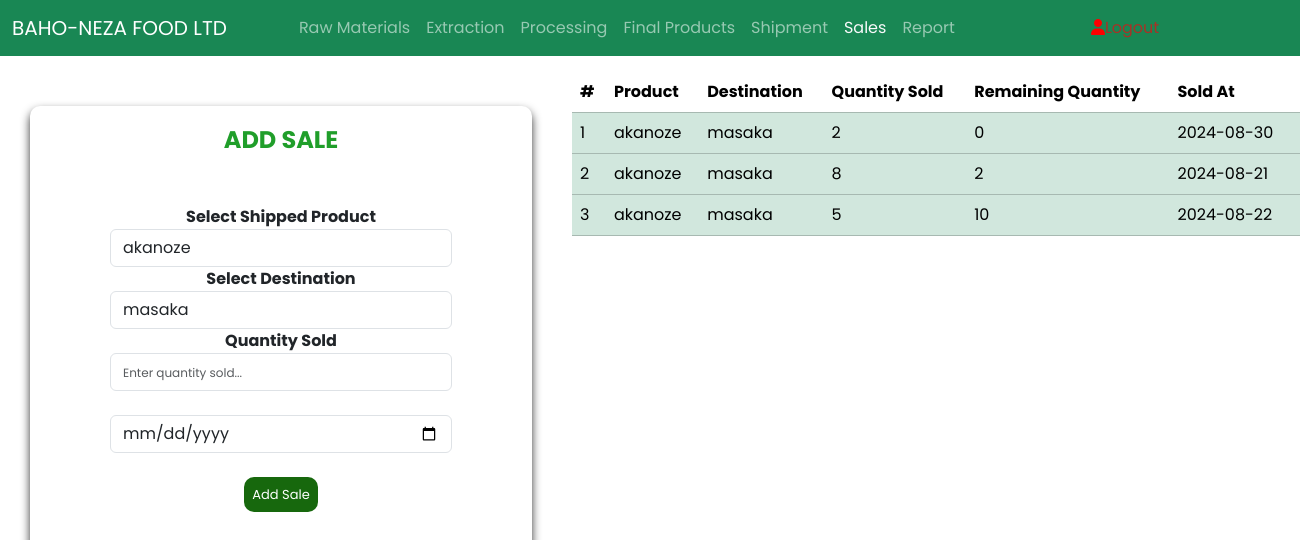
Page /sales.php (signed in) on the committed database.
### tables this page shows
CREATE TABLE `sales` (
  `sale_id` int(11) NOT NULL,
  `ship_id` int(11) NOT NULL,
  `quantity_sold` int(11) NOT NULL,
  `remaining_quantity` int(11) NOT NULL,
  `sale_date` date NOT NULL
);

CREATE TABLE `final_product` (
  `final_pro_id` int(11) NOT NULL,
  `mill_id` int(11) NOT NULL,
  `product_type` varchar(100) NOT NULL,
  `quantity` int(11) NOT NULL,
  `unit_price` double NOT NULL,
  `total_price` double NOT NULL,
  `date` date NOT NULL
);

CREATE TABLE `shipment` (
  `ship_id` int(11) NOT NULL,
  `final_pro_id` int(11) NOT NULL,
  `destination` varchar(100) NOT NULL,
  `quantity` int(11) NOT NULL,
  `total_price` double NOT NULL,
  `ship_date` date NOT NULL
);

### sales.php (the view, shortened to what this page needs)
<?php
include 'config.php';
$mssg = "";
$update_data = null;
$products = $db->query("
    SELECT final_product.product_type
    FROM shipment
    JOIN final_product ON shipment.final_pro_id = final_product.final_pro_id
    GROUP BY final_product.product_type
");
$destinations = $db->query("SELECT DISTINCT destination FROM shipment");
?>
<!DOCTYPE html>
<html lang="en">
<head>
    <link rel="stylesheet" href="bootstrap.min.css">
    <link rel="stylesheet" href="style.css">
    <link rel="stylesheet" href="Font-Awesome-6.x/css/all.min.css">
</head>
<body>
    <nav class="navbar navbar-expand-sm navbar-dark bg-success">
        <div class="container-fluid">
            <a class="navbar-brand" href="dashboard.php">BAHO-NEZA FOOD LTD</a>
            <div class="collapse navbar-collapse mx-5" id="mynavbar">
                <ul class="navbar-nav me-auto">
                    <li class="nav-item"><a class="nav-link" href="raw_material.php">Raw Materials</a></li>
                    <li class="nav-item"><a class="nav-link" href="extraction.php">Extraction</a></li>
                    <li class="nav-item"><a class="nav-link" href="milled.php">Processing</a></li>
                    <li class="nav-item"><a class="nav-link" href="final_product.php">Final Products</a></li>
                    <li class="nav-item"><a class="nav-link" href="shipment.php">Shipment</a></li>
                    <li class="nav-item"><a class="nav-link text-light" href="sales.php">Sales</a></li>
                    <li class="nav-item"><a class="nav-link" href="report.php">Report</a></li>
                    <li class="nav-item"><a class="nav-link" href="logout.php" style="color:rgba(211, 25, 25, 0.765);"><i class="fas fa-user" style="margin-left:120px;color:red;"></i>Logout</a></li>
                </ul>
            </div>
        </div>
    </nav>
    <div class="form-table">
        <div class="add-form">
            <h4 class="form-head"><?php echo isset($update_data) ? 'UPDATE SALE' : 'ADD SALE'; ?></h4><br>
            <p class="success-mssg"><?php echo $mssg; ?></p>
            <form action="" method="post" class="record-form">
                <label for="product_name" class="labels">Select Shipped Product</label>
                <select name="product_name" id="product_name" class="form-control" required>
    <?php
    while ($product = $products->fetch_assoc()) {
        $selected = '';
    ?>
        <option value="<?php echo $product['product_type']; ?>" <?php echo $selected; ?>>
            <?php echo $product['product_type']; ?>
        </option>
    <?php } ?>
</select>
                <label for="destination" class="labels">Select Destination</label>
                <select name="destination" id="destination" class="form-control" required>
    <?php
    while ($destination = $destinations->fetch_assoc()) {
        $selected = isset($update_data) && $update_data['destination'] == $destination['destination'] ? 'selected' : '';
        echo "<option value='{$destination['destination']}' $selected>{$destination['destination']}</option>";
    }
    ?>
</select>
                <label for="quantity_sold" class="labels">Quantity Sold</label>
                <input type="number" name="quantity_sold" id="quantity_sold" value="<?php echo $update_data['quantity_sold'] ?? ''; ?>" placeholder="Enter quantity sold..." class="form-control" required><br>
                <input type="date" name="sale_date" value="<?php echo $update_data['sale_date'] ?? ''; ?>" placeholder="Sold At..." class="form-control" required><br>
                <input type="submit" class="add-product-btn" value="<?php echo isset($update_data) ? 'Update Sale' : 'Add Sale'; ?>">
            </form>
        </div>
        <div class="table-data">
            <div class="table-responsive table-container mt-3">
                <table class="table table-success table-hover">
                    <thead>
                        <tr>
                        <th>#</th>
                        <th>Product</th>
                        <th>Destination</th>
                        <th>Quantity Sold</th>
                        <th>Remaining Quantity</th>
                        <th>Sold At</th>
                        <th>Action</th>
                        </tr>
                    </thead>
                    <tbody>
                    <?php
                    $sales = $db->query("
                        SELECT sales.sale_id, sales.ship_id, sales.quantity_sold, sales.remaining_quantity, sales.sale_date,
                        final_product.product_type, shipment.destination
                        FROM sales
                        JOIN shipment ON sales.ship_id = shipment.ship_id
                        JOIN final_product ON shipment.final_pro_id = final_product.final_pro_id
                        ORDER BY sales.sale_id DESC
                    ");
                    $counter = 1;
                    while ($sale = $sales->fetch_assoc()) { ?>
                        <tr>
                            <td><?php echo $counter++; ?></td>
                            <td><?php echo $sale['product_type']; ?></td>
                            <td><?php echo $sale['destination']; ?></td>
                            <td><?php echo $sale['quantity_sold']; ?></td>
                            <td><?php echo $sale['remaining_quantity']; ?></td>
                            <td><?php echo $sale['sale_date']; ?></td>
                            <td>
                            </td>
                        </tr>
                    <?php } ?>
                    </tbody>
                </table>
            </div>
        </div>
    </div>
</body>
</html>

### style.css (style rules this page uses)
* { margin: 0; padding: 0; box-sizing: border-box; }
body, input { font-family: "Poppins", sans-serif; }
form { display: flex; align-items: center; justify-content: center; flex-direction: column; padding: 0rem 5rem; transition: all 0.2s 0.7s; overflow: hidden; grid-column: 1 / 2; grid-row: 1 / 2; }
.form-table { width: 100%; height: 90.5vh; display: flex; }
.add-product-btn { border: none; padding: 8px; border-radius: 10px; background-color: #17680d; color: #fff; font-size: small; }
.add-form { height: 450px; text-align: center; display: flex; flex-direction: column; margin-top: 50px; margin-left: 30px; padding-top: 20px; border-radius: 10px; box-shadow: 0 5px 10px #333; }
input::placeholder { font-size: 12px; }
.labels { font-weight: bold; }
.form-head { color: #209e2a; font-weight: bold; }
.table-data { width: 750px; height: 500px; margin-top: 20; border-radius: 10px; }
.table { width: 100%; }
.success-mssg { border: 2px solid black; width: 150px; text-align: center; padding: 1px; margin-left: 120px; border-radius: 8px; color: rgba(69, 230, 117, 0.922); border: none; }

### sales.php (style rules this page uses)
.table-container { max-height: 400px; overflow-y: auto; position: relative; margin-left: 40px; width: 800px; }
.table-container table { width: 100%; border-collapse: collapse; }
.table-container thead th { position: sticky; top: 0; background: #fff; z-index: 10; }
.add-form { height: 480px; }

### rows in the picture
sales: final_product.product_type "akanoze", ship.destination "masaka", quantity_sold "2", remaining_quantity "0", sale_date "2024-08-30"
sales: final_product.product_type "akanoze", ship.destination "masaka", quantity_sold "8", remaining_quantity "2", sale_date "2024-08-21"
sales: final_product.product_type "akanoze", ship.destination "masaka", quantity_sold "5", remaining_quantity "10", sale_date "2024-08-22"

### other values in the picture
form field product_name "akanoze"
form field destination "masaka"
